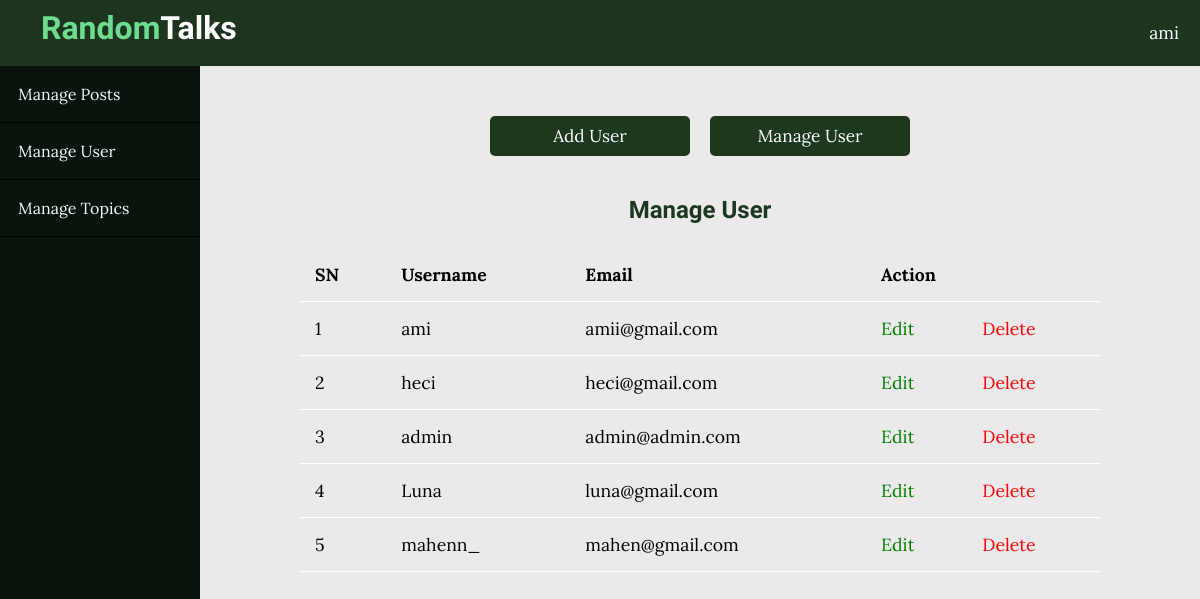
Page /admin/users/index.php (signed in) on the earlier database version.
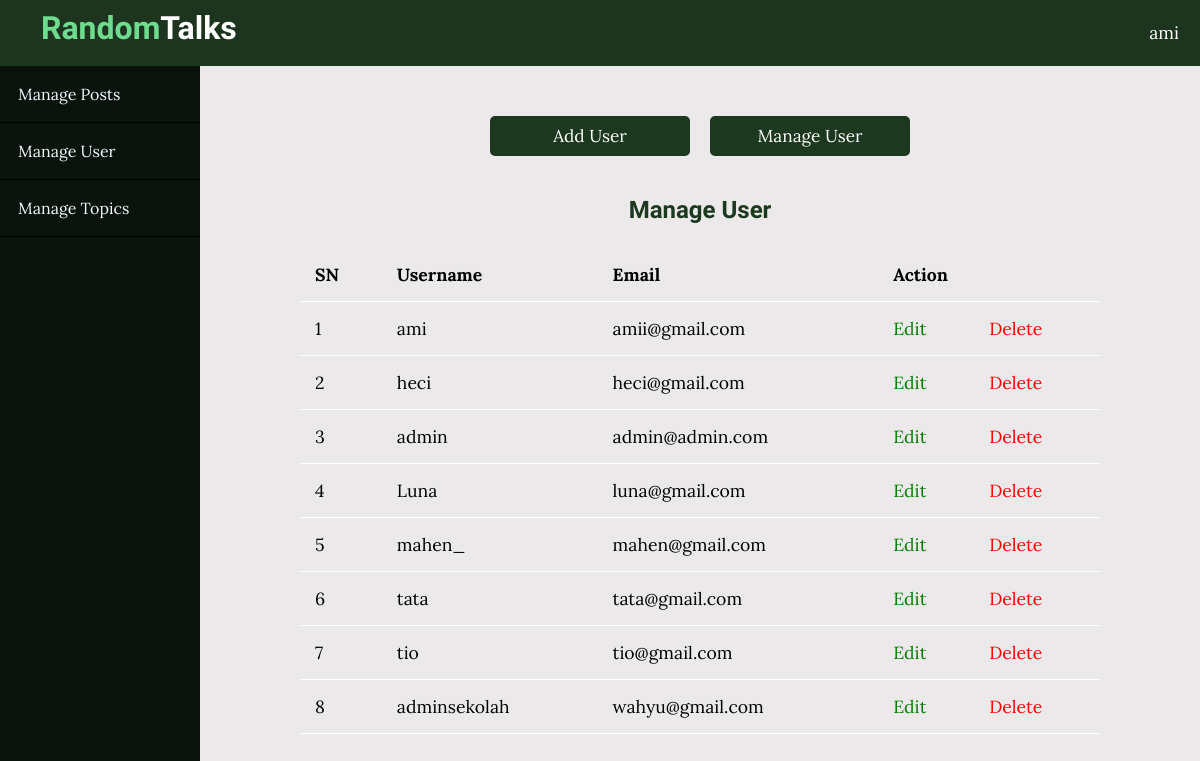
Same page on the later database version.
### tables this page shows
CREATE TABLE `users` (
  `id` int(11) NOT NULL,
  `admin` tinyint(4) NOT NULL,
  `username` varchar(255) NOT NULL,
  `email` varchar(255) NOT NULL,
  `password` varchar(255) NOT NULL,
  `created_at` timestamp NOT NULL DEFAULT current_timestamp()
);

### app/controllers/users.php (called while the page is built, shortened)
<?php
include(ROOT_PATH . "/app/database/db.php");
$table = 'users';
$users = selectAll($table);

### app/database/db.php (called while the page is built, shortened)
<?php
require('connect.php');
function selectAll($table, $conditions = [])
{
    global $koneksi;
    $sql = "SELECT * FROM $table";
    if (empty($conditions)) {
        $stmt = $koneksi->prepare($sql);
        $stmt->execute();
        $records = $stmt->get_result()->fetch_all(MYSQLI_ASSOC);
        return $records;
    }
}

### admin/users/index.php (the view, shortened to what this page needs)
<?php include "../../path.php";
include (ROOT_PATH . "/app/controllers/users.php");
?>
<!DOCTYPE html>
<html lang="en">
<head>
    <link rel="stylesheet" href="https://cdn.jsdelivr.net/npm/bootstrap-icons@1.10.5/font/bootstrap-icons.css">
    <link rel="stylesheet" href="../../assets/css/style.css">
    <link rel="stylesheet" href="../../assets/css/admin.css">
    <link rel="stylesheet" href="../../assets/css/admin-mobile.css">
</head>
<body>
<?php include(ROOT_PATH . "/app/includes/adminHeader.php");
?>
    <div class="admin-wrapper">
        <?php include(ROOT_PATH . "/app/includes/adminSidebar.php");
?>
        <div class="admin-content col-md-9 col-sm-12">
            <div class="button-group">
                <a href="create.php" class="btn btn-primary btn-sm">Add User</a>
                <a href="index.php" class="btn btn-primary btn-sm">Manage User</a>
            </div>
            <div class="content">
                <h2 class="page-tittle">Manage User</h2>
                <table>
                    <thead>
                        <th>SN</th>
                        <th>Username</th>
                        <th>Email</th>
                        <th colspan="2">Action</th>
                    </thead>
                    <tbody>
                    <?php foreach ($users as $key => $user):?>
                        <tr>
                            <td><?=$key+1?></td>
                            <td><?=$user['username']?></td>
                            <td><?=$user['email']?></td>
                            <td><a href="edit.php?id=<?=$user['id'];?>" class="edit">Edit</a></td>
                            <td><a href="index.php?del_id=<?=$user['id'];?>" class="delete">Delete</a></td>
                        </tr>
                        <?php endforeach?>
                    </tbody>
                </table>
            </div>
        </div>
    </div>
</body>
</html>

Differences in the rows shown:
changed users "mahen@gmail.com": username "mahenn_" → "mahen_"
added users: username "tata", email "tata@gmail.com"
added users: username "tio", email "tio@gmail.com"
added users: username "adminsekolah", email "wahyu@gmail.com"
